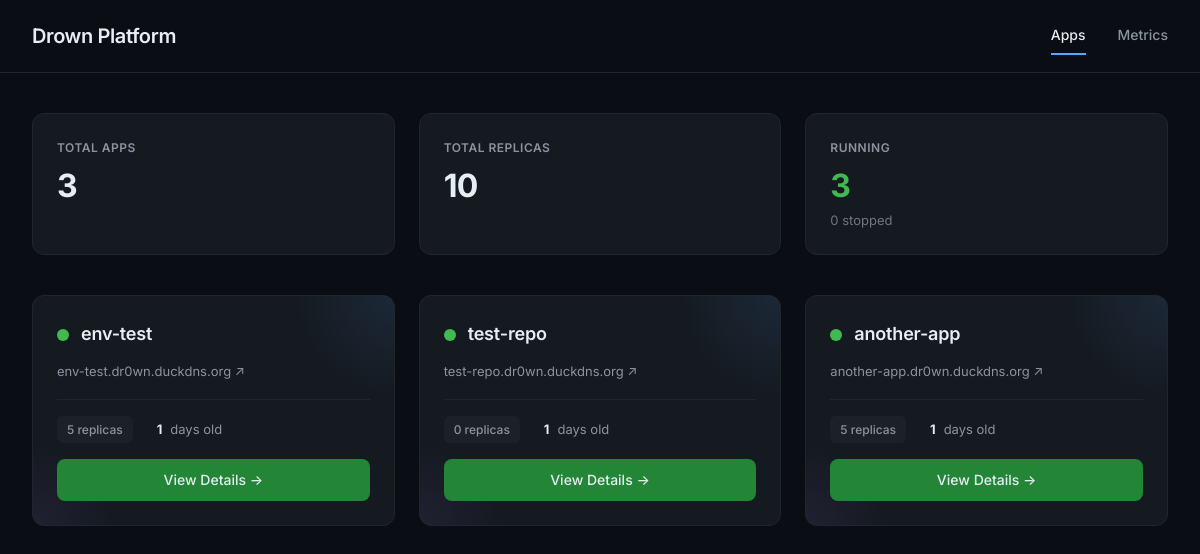
The page / on the database its author committed.
### tables this page shows
CREATE TABLE apps (
            id INTEGER PRIMARY KEY AUTOINCREMENT,
            app_name TEXT UNIQUE NOT NULL,
            domain TEXT,
            builder TEXT,
            status TEXT,
            created_at TIMESTAMP DEFAULT CURRENT_TIMESTAMP
        );

### web/app.py (the view)
@app.route('/')
def index():
    conn = database.get_connection()
    c = conn.cursor()
    c.execute('SELECT app_name, domain, status, created_at FROM apps')
    apps_data = c.fetchall()
    conn.close()
    apps = []
    total_replicas = 0
    for app_name, domain, status, created_at in apps_data:
        days_old = calculate_app_age_days(created_at)
        replicas = database.get_replicas(app_name)
        replica_count = len(replicas)
        total_replicas += replica_count
        apps.append({
            'name': app_name,
            'domain': domain,
            'status': status,
            'days_old': days_old,
            'created_at': created_at,
            'replica_count': replica_count,
        })
    stats = {
        'total_apps': len(apps),
        'total_replicas': total_replicas,
        'oldest_app_days': int(max([a['days_old'] for a in apps])) if apps else 0
    }
    return render_template('index.html', apps=apps, stats=stats)

### web/app.py (called while the page is built)
def calculate_app_age_days(created_at_str):
    try:
        created_at = datetime.strptime(created_at_str, '%Y-%m-%d %H:%M:%S')
        now = datetime.now()
        delta = now - created_at
        return delta.total_seconds() / 86400  # Convert to days
    except:
        return 0

### web/templates/index.html (shortened to what this page needs)
{% extends "base.html" %}
{% block content %}
<div class="stats-bar">
    <div class="stat-card">
        <div class="stat-label">Total Apps</div>
        <div class="stat-value" id="total-apps">{{ stats.total_apps }}</div>
    </div>
    <div class="stat-card">
        <div class="stat-label">Total Replicas</div>
        <div class="stat-value" id="total-replicas">{{ stats.total_replicas }}</div>
    </div>
    <div class="stat-card">
        <div class="stat-label">Running</div>
        <div class="stat-value" style="color: var(--status-running);">
            {{ apps | selectattr('status', 'equalto', 'running') | list | length }}
        </div>
        <div class="stat-sublabel">
            {{ apps | selectattr('status', 'ne', 'running') | list | length }} stopped
        </div>
    </div>
</div>
{% if apps %}
<div class="apps-grid">
    {% for app in apps %}
    <div class="app-card">
        <div class="app-card-header">
            <div class="app-status-line">
                <div class="status-dot {{ app.status }}"></div>
                <h3 class="app-name">{{ app.name }}</h3>
            </div>
            {% if app.domain %}
            <a href="https://{{ app.domain }}" target="_blank" class="app-domain">
                {{ app.domain }} ↗
            </a>
            {% else %}
            <span class="app-domain" style="opacity: 0.5;">No domain configured</span>
            {% endif %}
        </div>
        <div class="app-meta">
            <div class="app-meta-item">
                <span class="replica-badge">{{ app.replica_count }} replica{{ 's' if app.replica_count != 1 else '' }}</span>
            </div>
            <div class="app-meta-item">
                <strong>{{ '%.0f'|format(app.days_old) }}</strong> days old
            </div>
        </div>
        <a href="{{ url_for('app_detail', app_name=app.name) }}" class="btn btn-primary btn-block">
            View Details →
        </a>
    </div>
    {% endfor %}
</div>
{% else %}
<div class="empty-state">
    <div class="empty-state-icon">📦</div>
    <div class="empty-state-text">No apps deployed yet</div>
</div>
{% endif %}
{% endblock %}

### web/templates/base.html (shortened to what this page needs)
<!DOCTYPE html>
<html lang="en">
<head>
    <link rel="stylesheet" href="{{ url_for('static', filename='css/style.css') }}">
</head>
<body>
    <header class="header">
        <div class="header-content">
            <h1 class="logo">Drown Platform</h1>
            <nav class="nav">
                <a href="{{ url_for('index') }}" class="nav-link {% if request.endpoint == 'index' %}active{% endif %}">Apps</a>
                <a href="{{ url_for('platform_metrics') }}" class="nav-link {% if request.endpoint == 'platform_metrics' %}active{% endif %}">Metrics</a>
            </nav>
        </div>
    </header>
    <main class="main-content">
        {% block content %}{% endblock %}
    </main>
</body>
</html>

### rows shown on the page
apps: name "env-test", domain "env-test.dr0wn.duckdns.org", replica_count "5", replica_count "s", days_old "1"
apps: name "test-repo", domain "test-repo.dr0wn.duckdns.org", replica_count "0", replica_count "s", days_old "1"
apps: name "another-app", domain "another-app.dr0wn.duckdns.org", replica_count "5", replica_count "s", days_old "1"

### other values the page prints
{{ stats.total_apps }} "3"
{{ stats.total_replicas }} "10"
{{ apps | selectattr('status', 'equalto', 'running') | list | length }} "3"
{{ apps | selectattr('status', 'ne', 'running') | list | length }} "0"
